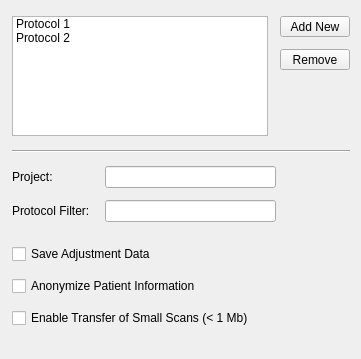
     <widget class="QWidget" name="protocolTab">
      <attribute name="title">
       <string>Protocols</string>
      </attribute>
      <layout class="QVBoxLayout" name="verticalLayout_3">
       <property name="spacing">
        <number>12</number>
       </property>
       <property name="leftMargin">
        <number>12</number>
       </property>
       <property name="topMargin">
        <number>16</number>
       </property>
       <item>
        <layout class="QGridLayout" name="gridLayout_5">
         <item row="1" column="1">
          <widget class="QToolButton" name="protRemoveButton">
           <property name="minimumSize">
            <size>
             <width>70</width>
             <height>0</height>
            </size>
           </property>
           <property name="maximumSize">
            <size>
             <width>50</width>
             <height>16777215</height>
            </size>
           </property>
           <property name="text">
            <string>Remove</string>
           </property>
          </widget>
         </item>
         <item row="0" column="0" rowspan="3">
          <widget class="QListWidget" name="protListWidget">
           <property name="sizePolicy">
            <sizepolicy hsizetype="Expanding" vsizetype="Expanding">
             <horstretch>0</horstretch>
             <verstretch>0</verstretch>
            </sizepolicy>
           </property>
           <property name="maximumSize">
            <size>
             <width>16777215</width>
             <height>120</height>
            </size>
           </property>
           <property name="uniformItemSizes">
            <bool>false</bool>
           </property>
           <property name="selectionRectVisible">
            <bool>false</bool>
           </property>
           <property name="currentRow">
            <number>-1</number>
           </property>
           <item>
            <property name="text">
             <string>Protocol 1</string>
            </property>
           </item>
           <item>
            <property name="text">
             <string>Protocol 2</string>
            </property>
           </item>
          </widget>
         </item>
         <item row="0" column="1">
          <widget class="QToolButton" name="protAddButton">
           <property name="sizePolicy">
            <sizepolicy hsizetype="Fixed" vsizetype="Fixed">
             <horstretch>0</horstretch>
             <verstretch>0</verstretch>
            </sizepolicy>
           </property>
           <property name="minimumSize">
            <size>
             <width>70</width>
             <height>0</height>
            </size>
           </property>
           <property name="maximumSize">
            <size>
             <width>50</width>
             <height>16777215</height>
            </size>
           </property>
           <property name="text">
            <string>Add New</string>
           </property>
           <property name="autoRaise">
            <bool>false</bool>
           </property>
          </widget>
         </item>
        </layout>
       </item>
       <item>
        <widget class="Line" name="line">
         <property name="minimumSize">
          <size>
           <width>0</width>
           <height>6</height>
          </size>
         </property>
         <property name="orientation">
          <enum>Qt::Horizontal</enum>
         </property>
        </widget>
       </item>
       <item>
        <layout class="QGridLayout" name="gridLayout_6">
         <item row="0" column="0">
          <widget class="QLabel" name="protNameLabel">
           <property name="text">
            <string>Project:</string>
           </property>
          </widget>
         </item>
         <item row="0" column="1">
          <widget class="QLineEdit" name="protNameEdit">
           <property name="inputMask">
            <string>NNNNNNNNNNNNNNNNNNNN</string>
           </property>
          </widget>
         </item>
         <item row="0" column="2">
          <spacer name="horizontalSpacer_5">
           <property name="orientation">
            <enum>Qt::Horizontal</enum>
           </property>
           <property name="sizeType">
            <enum>QSizePolicy::Fixed</enum>
           </property>
           <property name="sizeHint" stdset="0">
            <size>
             <width>74</width>
             <height>20</height>
            </size>
           </property>
          </spacer>
         </item>
         <item row="1" column="0">
          <widget class="QLabel" name="protFilterLabel">
           <property name="text">
            <string>Protocol Filter: </string>
           </property>
          </widget>
         </item>
         <item row="1" column="1">
          <widget class="QLineEdit" name="protFilterEdit">
           <property name="toolTip">
            <string>&lt;!DOCTYPE HTML PUBLIC &quot;-//W3C//DTD HTML 4.0//EN&quot; &quot;http://www.w3.org/TR/REC-html40/strict.dtd&quot;&gt;
&lt;html&gt;&lt;head&gt;&lt;meta name=&quot;qrichtext&quot; content=&quot;1&quot; /&gt;&lt;style type=&quot;text/css&quot;&gt;
p, li { white-space: pre-wrap; }
&lt;/style&gt;&lt;/head&gt;&lt;body style=&quot; font-family:'MS Shell Dlg 2'; font-size:8.25pt; font-weight:400; font-style:normal;&quot;&gt;
&lt;p style=&quot; margin-top:0px; margin-bottom:0px; margin-left:0px; margin-right:0px; -qt-block-indent:0; text-indent:0px;&quot;&gt;&lt;span style=&quot; font-size:8pt; font-weight:600;&quot;&gt;NOTE:&lt;/span&gt;&lt;span style=&quot; font-size:8pt;&quot;&gt; The filter will only evaluate the &lt;/span&gt;&lt;span style=&quot; font-size:8pt; font-weight:600;&quot;&gt;first 30 characters&lt;/span&gt;&lt;span style=&quot; font-size:8pt;&quot;&gt; of the procotol name. Tags must be placed in these 20 characters to be found by the raw data storage service.&lt;/span&gt;&lt;/p&gt;&lt;/body&gt;&lt;/html&gt;</string>
           </property>
          </widget>
         </item>
         <item row="3" column="0" colspan="2">
          <widget class="QCheckBox" name="protAdjustCheckbox">
           <property name="text">
            <string>Save Adjustment Data</string>
           </property>
          </widget>
         </item>
         <item row="4" column="0" colspan="2">
          <widget class="QCheckBox" name="protAnonymizeCheckbox">
           <property name="text">
            <string>Anonymize Patient Information</string>
           </property>
          </widget>
         </item>
         <item row="2" column="0">
          <spacer name="verticalSpacer_11">
           <property name="orientation">
            <enum>Qt::Vertical</enum>
           </property>
           <property name="sizeType">
            <enum>QSizePolicy::Fixed</enum>
           </property>
           <property name="sizeHint" stdset="0">
            <size>
             <width>20</width>
             <height>10</height>
            </size>
           </property>
          </spacer>
         </item>
         <item row="5" column="0" colspan="2">
          <widget class="QCheckBox" name="protSmallFilesCheckbox">
           <property name="text">
            <string>Enable Transfer of Small Scans (&lt; 1 Mb)</string>
           </property>
          </widget>
         </item>
        </layout>
       </item>
       <item>
        <spacer name="verticalSpacer_10">
         <property name="orientation">
          <enum>Qt::Vertical</enum>
         </property>
         <property name="sizeType">
          <enum>QSizePolicy::MinimumExpanding</enum>
         </property>
         <property name="sizeHint" stdset="0">
          <size>
           <width>30</width>
           <height>20</height>
          </size>
         </property>
        </spacer>
       </item>
      </layout>
     </widget>
